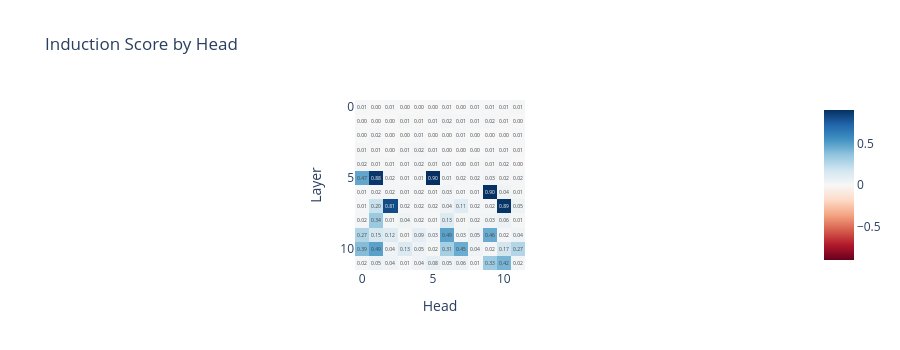

Notebook cell for this chart:
### Markdown cell above
Perform the same analysis on your `gpt2_small`. You should observe that some heads, particularly in a couple of the middle layers, have high induction scores. Use CircuitsVis to plot the attention patterns for these heads when run on the repeated token sequences, and verify that they look like induction heads.

Note - you can make CircuitsVis plots (and other visualisations) using hooks rather than plotting directly from the cache. For example, we've given you a hook function which will display the attention patterns at a given hook when you include it in a call to `model.run_with_hooks`.

### Code cell
def visualize_pattern_hook(
    pattern: Float[Tensor, "batch head_index dest_pos source_pos"],
    hook: HookPoint,
):
    print("Layer: ", hook.layer())
    display(cv.attention.attention_patterns(tokens=gpt2_small.to_str_tokens(rep_tokens[0]), attention=pattern.mean(0)))

induction_score_store = t.zeros((gpt2_small.cfg.n_layers, gpt2_small.cfg.n_heads), device=gpt2_small.cfg.device)

# YOUR CODE HERE - find induction heads in gpt2_small
gpt2_small.run_with_hooks(
    rep_tokens_10,
    return_type=None,
    fwd_hooks=[(pattern_hook_names_filter, induction_score_hook)],
)

imshow(
    induction_score_store,
    labels={"x": "Head", "y": "Layer"},
    title="Induction Score by Head",
    text_auto=".2f",
    width=900,
    height=350,
)

### Figure 1 — Plotly figure (JSON) as saved in the notebook; plotly's stock layout.template omitted (floating-point values rounded to 4 significant figures; data arrays with more than 128 entries replaced by an {"elided": "..."} marker saying what was removed)
{"data": [{"coloraxis": "coloraxis", "hovertemplate": "Head: %{x}<br>Layer: %{y}<br>color: %{z}<extra></extra>", "name": "0", "texttemplate": "%{z:.2f}", "type": "heatmap", "xaxis": "x", "yaxis": "y", "z": {"elided": "12x12 float values"}}], "layout": {"coloraxis": {"cmid": 0, "colorscale": [[0, "rgb(103,0,31)"], [0.1, "rgb(178,24,43)"], [0.2, "rgb(214,96,77)"], [0.3, "rgb(244,165,130)"], [0.4, "rgb(253,219,199)"], [0.5, "rgb(247,247,247)"], [0.6, "rgb(209,229,240)"], [0.7, "rgb(146,197,222)"], [0.8, "rgb(67,147,195)"], [0.9, "rgb(33,102,172)"], [1, "rgb(5,48,97)"]]}, "height": 350, "title": {"text": "Induction Score by Head"}, "width": 900, "xaxis": {"anchor": "y", "constrain": "domain", "domain": [0, 1], "scaleanchor": "y", "title": {"text": "Head"}}, "yaxis": {"anchor": "x", "autorange": "reversed", "constrain": "domain", "domain": [0, 1], "title": {"text": "Layer"}}}}
